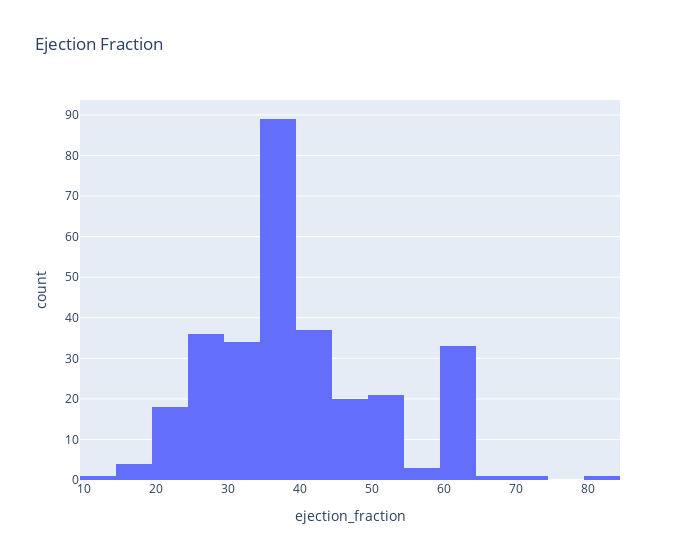

Notebook cell for this chart:
### Code cell
#ejection_fraction

fig = px.histogram (df,"ejection_fraction", nbins=15, title='Ejection Fraction', width=700)
fig.show()

### Figure 1 — Plotly figure (JSON) as saved in the notebook; plotly's stock layout.template omitted (floating-point values rounded to 4 significant figures; data arrays with more than 128 entries replaced by an {"elided": "..."} marker saying what was removed)
{"data": [{"alignmentgroup": "True", "bingroup": "x", "hovertemplate": "ejection_fraction=%{x}<br>count=%{y}<extra></extra>", "legendgroup": "", "marker": {"color": "#636efa"}, "name": "", "nbinsx": 15, "offsetgroup": "", "orientation": "v", "showlegend": false, "type": "histogram", "x": {"elided": "299 int values"}, "xaxis": "x", "yaxis": "y"}], "layout": {"barmode": "relative", "legend": {"tracegroupgap": 0}, "title": {"text": "Ejection Fraction"}, "width": 700, "xaxis": {"anchor": "y", "domain": [0, 1], "title": {"text": "ejection_fraction"}}, "yaxis": {"anchor": "x", "domain": [0, 1], "title": {"text": "count"}}}}
